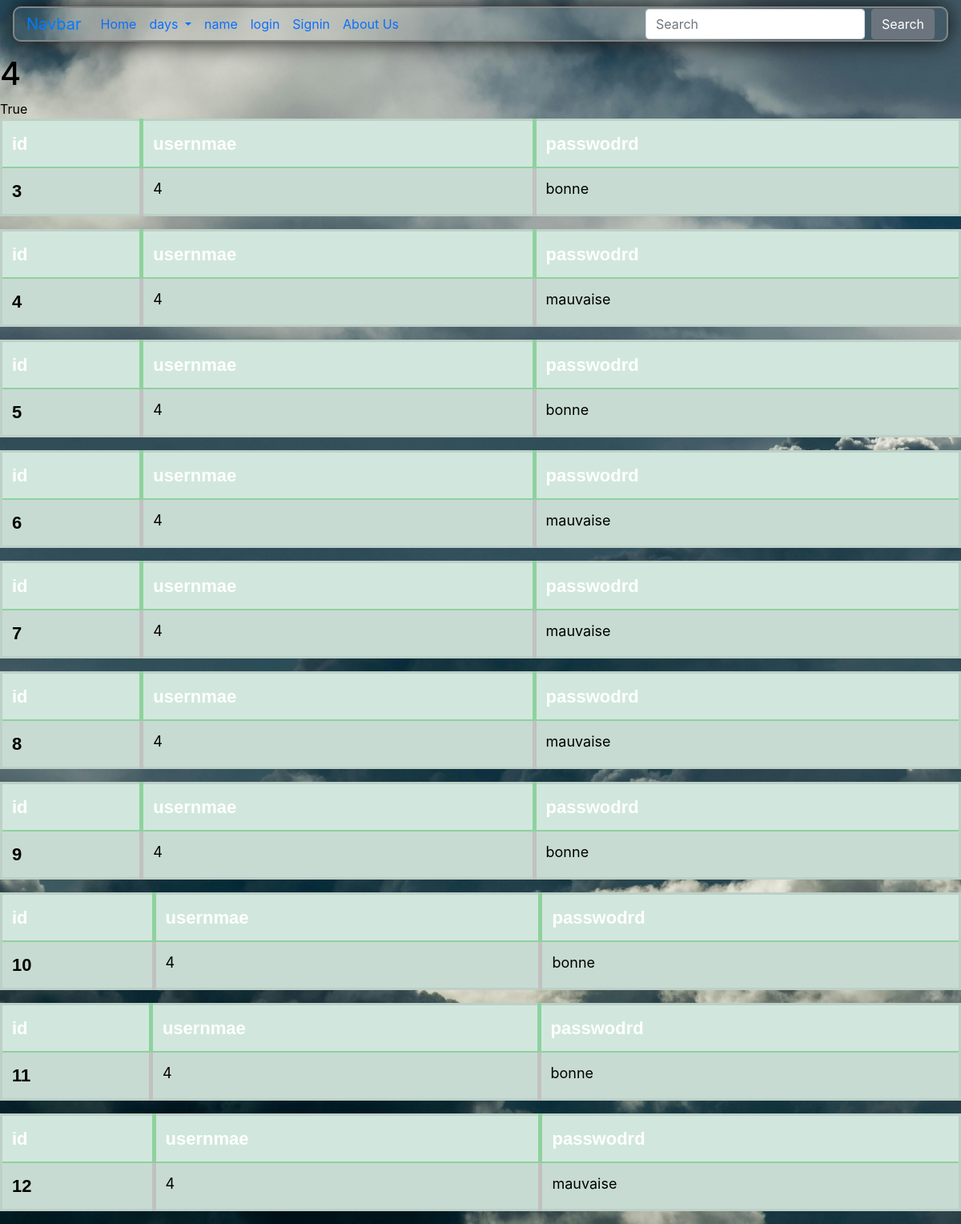
/show_db (signed in), run on the app's committed database.
### app.py (models this page shows, shortened)
class SECONDE_USERS_STATES_DATA_BASE(db.Model):
    id2 = db.Column(db.Integer, primary_key=True)
    id_user = db.Column(db.Integer, nullable=False)
    statue2 = db.Column(db.String(200), nullable=False)
    temperature2 = db.Column(db.Float, nullable=False)
    cloud_cover2 = db.Column(db.Float, nullable=False)
    precipitation2 = db.Column(db.Float, nullable=False)
    wind_speed2 = db.Column(db.Float, nullable=False)
    date_created2 = db.Column(db.DateTime, default=datetime.utcnow)

### app.py (the view)
@app.route('/show_db')
def showdb():
    if current_user.is_authenticated:
      ui = current_user.id
      data = SECONDE_USERS_STATES_DATA_BASE.query.filter(SECONDE_USERS_STATES_DATA_BASE.id_user == current_user.id).all()
    if data:
       d = True
    else:
       d = False
    return render_template("show_db.html", data=data, ui=ui, d=d)

### app.py (called while the page is built)
@login_manager.user_loader
def load_user(user_id):
    return Users.query.get(int(user_id))

### templates/show_db.html (shortened to what this page needs)
{% extends "base.html" %}
{% block content %}
<h1>{{ui}}</h1>
{{d}}
{% for data in data %}
<table class="table table-success table-striped">
    <thead>
      <tr>
        <th scope="col">id</th>
        <th scope="col">usernmae</th>
        <th scope="col">passwodrd</th>
      </tr>
    </thead>
    <tbody>
      <tr>
        <th scope="row">{{data.id2}}</th>
        <td>{{data.id_user}}</td>
        <td>{{data.statue2}}</td>
      </tr>
    </tbody>
  </table>
{% endfor %}
{% endblock content %}

### templates/base.html (style rules this page uses)
@media screen and (min-width: 769px) { body { background-image: url('C:\Users\E14\Desktop\python_in_web\static\images\pexels-pixabay-209831.jpg'); background-repeat: no-repeat; background-size: cover; background-color: rgb(52, 58, 64); } }
@media screen and (min-width: 769px) { th { color: black; font-size: 22px; } }
@media screen and (min-width: 769px) { td { font-size: 18PX; margin-left: 5px; } }
@media screen and (min-width: 769px) { table { width: 100%; border: 3px solid gray; } }
@media screen and (min-width: 769px) { th, td { padding: 10px; } }
@media screen and (min-width: 769px) { th { border-right: 2px solid rgb(170, 170, 170); } }
@media screen and (min-width: 769px) { td:not(:last-child), th:not(:last-child) { border-right: 5px solid rgb(193, 193, 193); } }
@media screen and (min-width: 769px) { body { color: black; background-image: url('ninja.webp'); background-size: cover; background-position: center; background-repeat: no-repeat; } }
@media screen and (min-width: 769px) { th { font-family: Arial, Helvetica, sans-serif; color: white; border: none; } }
@media screen and (min-width: 769px) { body::before { content: ''; position: fixed; top: 0; left: 0; width: 100%; height: 100%; background-image: url('/static/images/bg.jpg'); background-size: cover; background-position: center; background-repeat: no-repeat; background-attachment: fixed; opacity: 0.; z-index: -1; pointer-events: none; } }

### data on the page
SECONDE_USERS_STATES_DATA_BASE: id2 "3", id_user "4", statue2 "bonne"
SECONDE_USERS_STATES_DATA_BASE: id2 "4", id_user "4", statue2 "mauvaise"
SECONDE_USERS_STATES_DATA_BASE: id2 "5", id_user "4", statue2 "bonne"
SECONDE_USERS_STATES_DATA_BASE: id2 "6", id_user "4", statue2 "mauvaise"
SECONDE_USERS_STATES_DATA_BASE: id2 "7", id_user "4", statue2 "mauvaise"
SECONDE_USERS_STATES_DATA_BASE: id2 "8", id_user "4", statue2 "mauvaise"
SECONDE_USERS_STATES_DATA_BASE: id2 "9", id_user "4", statue2 "bonne"
SECONDE_USERS_STATES_DATA_BASE: id2 "10", id_user "4", statue2 "bonne"
SECONDE_USERS_STATES_DATA_BASE: id2 "11", id_user "4", statue2 "bonne"
SECONDE_USERS_STATES_DATA_BASE: id2 "12", id_user "4", statue2 "mauvaise"

### other printed values
{{ ui }} "4"
{{ d }} "True"
